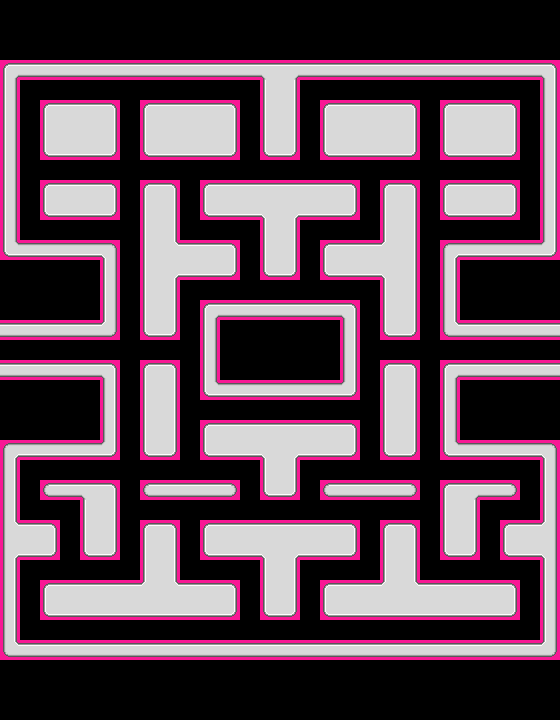

Rendered tile map (Tiled .tmx) drawn with the repository's tilesets; below, a short description and the map source with its tile grids summarised:
An orthogonal 28x36 tile map with 20x20 px tiles, 1 tile layer (walls) and 349 objects (292x pellet_spawn, 43x wall, 4x power_pellet_spawn, 4x no_up, bonus_spawn, ...).

<map version="1.5" tiledversion="1.6.0" orientation="orthogonal" renderorder="right-down" width="28" height="36" tilewidth="20" tileheight="20" infinite="0" nextlayerid="13" nextobjectid="373">
 <tileset firstgid="1" source="spritesheet.tsx" />
 <layer id="1" name="walls" width="28" height="36">
  <data>[1008 cells, 468 non-empty, 10 distinct tile ids]</data>
 </layer>
 <objectgroup id="5" name="wall_collisions">
  <object id="4" name="wall" x="0" y="60" width="560" height="20" />
  <object id="6" name="wall" x="0" y="80" width="20" height="160" />
  <object id="7" name="wall" x="0" y="240" width="120" height="100" />
  <object id="8" name="wall" x="0" y="360" width="120" height="100" />
  <object id="9" name="wall" x="40" y="480" width="40" height="20" />
  <object id="10" name="wall" x="80" y="480" width="40" height="80" />
  <object id="11" name="wall" x="80" y="480" width="40" height="80" />
  <object id="12" name="wall" x="0" y="460" width="20" height="180" />
  <object id="13" name="wall" x="20" y="520" width="40" height="40" />
  <object id="14" name="wall" x="40" y="580" width="200" height="40" />
  <object id="15" name="wall" x="140" y="520" width="40" height="60" />
  <object id="16" name="wall" x="0" y="640" width="560" height="20" />
  <object id="17" name="wall" x="320" y="580" width="200" height="40" />
  <object id="18" name="wall" x="380" y="520" width="40" height="60" />
  <object id="19" name="wall" x="320" y="480" width="100" height="20" />
  <object id="20" name="wall" x="140" y="480" width="100" height="20" />
  <object id="21" name="wall" x="200" y="520" width="160" height="40" />
  <object id="22" name="wall" x="260" y="560" width="40" height="60" />
  <object id="23" name="wall" x="200" y="300" width="160" height="100" />
  <object id="24" name="wall" x="200" y="420" width="160" height="40" />
  <object id="25" name="wall" x="260" y="460" width="40" height="40" />
  <object id="26" name="wall" x="480" y="480" width="40" height="20" />
  <object id="27" name="wall" x="500" y="520" width="40" height="40" />
  <object id="28" name="wall" x="540" y="460" width="20" height="180" />
  <object id="29" name="wall" x="440" y="360" width="120" height="100" />
  <object id="30" name="wall" x="440" y="240" width="120" height="100" />
  <object id="31" name="wall" x="380" y="360" width="40" height="100" />
  <object id="32" name="wall" x="320" y="240" width="60" height="40" />
  <object id="33" name="wall" x="140" y="360" width="40" height="100" />
  <object id="34" name="wall" x="200" y="180" width="160" height="40" />
  <object id="35" name="wall" x="380" y="180" width="40" height="160" />
  <object id="36" name="wall" x="180" y="240" width="60" height="40" />
  <object id="37" name="wall" x="140" y="180" width="40" height="160" />
  <object id="38" name="wall" x="260" y="220" width="40" height="60" />
  <object id="39" name="wall" x="320" y="100" width="100" height="60" />
  <object id="40" name="wall" x="440" y="100" width="80" height="60" />
  <object id="41" name="wall" x="440" y="180" width="80" height="40" />
  <object id="42" name="wall" x="260" y="80" width="40" height="80" />
  <object id="43" name="wall" x="540" y="80" width="20" height="160" />
  <object id="50" name="wall" x="440" y="480" width="40" height="80" />
  <object id="54" name="wall" x="40" y="100" width="80" height="60" />
  <object id="55" name="wall" x="40" y="180" width="80" height="40" />
  <object id="56" name="wall" x="140" y="100" width="100" height="60" />
 </objectgroup>
 <objectgroup id="8" name="pellets" visible="0">
  <object id="57" name="pellet_spawn" x="20" y="620" width="20" height="20" />
  <object id="58" name="pellet_spawn" x="40" y="620" width="20" height="20" />
  <object id="59" name="pellet_spawn" x="60" y="620" width="20" height="20" />
  <object id="60" name="pellet_spawn" x="80" y="620" width="20" height="20" />
  <object id="61" name="pellet_spawn" x="100" y="620" width="20" height="20" />
  <object id="62" name="pellet_spawn" x="120" y="620" width="20" height="20" />
  <object id="63" name="pellet_spawn" x="140" y="620" width="20" height="20" />
  <object id="64" name="pellet_spawn" x="160" y="620" width="20" height="20" />
  <object id="65" name="pellet_spawn" x="180" y="620" width="20" height="20" />
  <object id="66" name="pellet_spawn" x="200" y="620" width="20" height="20" />
  <object id="67" name="pellet_spawn" x="220" y="620" width="20" height="20" />
  <object id="68" name="pellet_spawn" x="240" y="620" width="20" height="20" />
  <object id="69" name="pellet_spawn" x="260" y="620" width="20" height="20" />
  <object id="70" name="pellet_spawn" x="280" y="620" width="20" height="20" />
  <object id="71" name="pellet_spawn" x="300" y="620" width="20" height="20" />
  <object id="72" name="pellet_spawn" x="320" y="620" width="20" height="20" />
  <object id="73" name="pellet_spawn" x="340" y="620" width="20" height="20" />
  <object id="74" name="pellet_spawn" x="360" y="620" width="20" height="20" />
  <object id="75" name="pellet_spawn" x="380" y="620" width="20" height="20" />
  <object id="76" name="pellet_spawn" x="400" y="620" width="20" height="20" />
  <object id="77" name="pellet_spawn" x="420" y="620" width="20" height="20" />
  <object id="78" name="pellet_spawn" x="440" y="620" width="20" height="20" />
  <object id="79" name="pellet_spawn" x="460" y="620" width="20" height="20" />
  <object id="80" name="pellet_spawn" x="480" y="620" width="20" height="20" />
  <object id="81" name="pellet_spawn" x="480" y="620" width="20" height="20" />
  <object id="82" name="pellet_spawn" x="500" y="620" width="20" height="20" />
  <object id="83" name="pellet_spawn" x="500" y="620" width="20" height="20" />
  <object id="84" name="pellet_spawn" x="520" y="620" width="20" height="20" />
  <object id="85" name="pellet_spawn" x="520" y="600" width="20" height="20" />
  <object id="86" name="pellet_spawn" x="520" y="580" width="20" height="20" />
  <object id="87" name="pellet_spawn" x="520" y="560" width="20" height="20" />
  <object id="88" name="pellet_spawn" x="500" y="560" width="20" height="20" />
  <object id="89" name="pellet_spawn" x="480" y="560" width="20" height="20" />
  <object id="90" name="pellet_spawn" x="460" y="560" width="20" height="20" />
  <object id="95" name="pellet_spawn" x="440" y="560" width="20" height="20" />
  <object id="96" name="pellet_spawn" x="420" y="560" width="20" height="20" />
  <object id="97" name="pellet_spawn" x="420" y="540" width="20" height="20" />
  <object id="98" name="pellet_spawn" x="420" y="520" width="20" height="20" />
  <object id="99" name="pellet_spawn" x="420" y="500" width="20" height="20" />
  <object id="100" name="pellet_spawn" x="420" y="480" width="20" height="20" />
  <object id="101" name="pellet_spawn" x="420" y="460" width="20" height="20" />
  <object id="102" name="pellet_spawn" x="420" y="440" width="20" height="20" />
  <object id="103" name="pellet_spawn" x="420" y="420" width="20" height="20" />
  <object id="104" name="pellet_spawn" x="420" y="400" width="20" height="20" />
  <object id="105" name="pellet_spawn" x="420" y="380" width="20" height="20" />
  </objectgroup>
 <objectgroup id="11" name="power_pellets" visible="0">
  <!-- 13 objects omitted --></objectgroup>
 <objectgroup id="9" name="player_and_ghosts">
  <!-- 9 objects omitted --></objectgroup>
 <objectgroup id="10" name="misc" visible="0">
  <!-- 4 objects omitted --></objectgroup>
</map>
<!-- 261 of 349 objects omitted -->